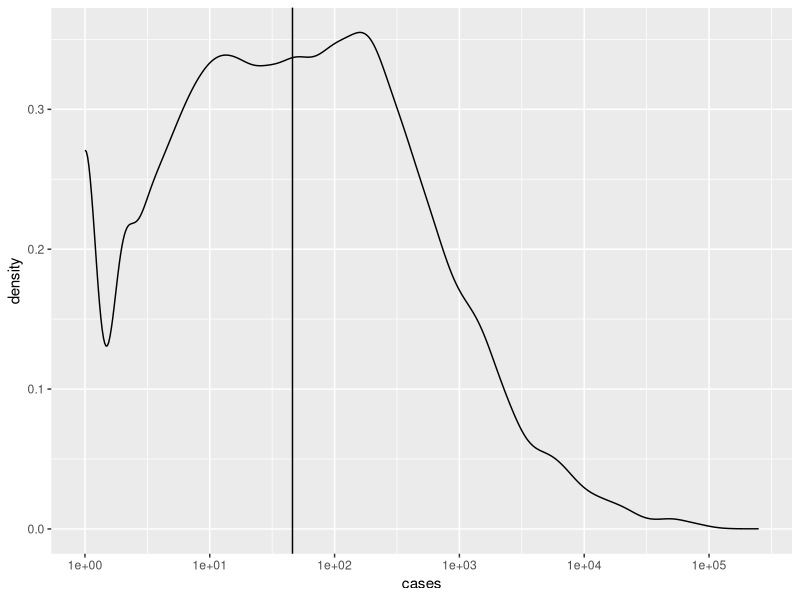

Recreate this plot in R.
## ---- chunk 1
library(tidyverse)
glimpse(who)
## ---- chunk 2
who1 <- who %>% 
  gather(new_sp_m014:newrel_f65, key = "key", value = "cases", na.rm = TRUE)

who1
## ---- chunk 3
who1 %>% 
  count(key)
## ---- chunk 4
who1 %>% 
  count(key) %>% 
  select(key) %>% 
  as.data.frame() %>% 
  unique() %>% 
  print()
## ---- chunk 5
who2 <- who1 %>% 
  mutate(key = stringr::str_replace(key, "newrel", "new_rel"))

who2
## ---- chunk 6
who3 <- who2 %>% 
  separate(key, c("new", "type", "sexage"), sep = "_")

who3
## ---- chunk 7
who3 %>% 
  count(new)
## ---- chunk 8
who4 <- who3 %>% 
  select(-new, -iso2, -iso3)

glimpse(who4)
## ---- chunk 9
who5 <- who4 %>% 
  separate(sexage, c("sex", "age"), sep = 1)

who5
## ---- chunk 10
who6 <- who5 %>% 
	mutate(
    sex = recode(sex
      , "m" = "male"
      , "f" = "female"
    )
	) %>% 
	mutate(
    type = recode(type
      , "sp" = "pos pulm smear"
      , "sn" = "neg pulm smear"
      , "ep" = "extrapulmonary"
    )
	)	


who6
## ---- chunk 11
summary(who6)
## ---- chunk 12
who7 <- filter(who6, cases > 0)
ggplot(who7, aes(x = cases)) +
	geom_density() +
	scale_x_log10(breaks = 10^c(0:5)) +
	geom_vline(data = who7, mapping = aes(xintercept = median(cases)))
